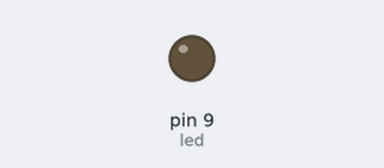
This sketch was run on a simulated Arduino Uno, built with avr-gcc and run on an emulated ATmega328P. Parts: output pins drawn as LEDs (lit = HIGH).

Above: at 0.05 s.
At 2.35 s:
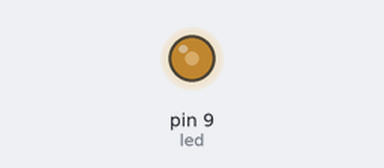
At 4.65 s:
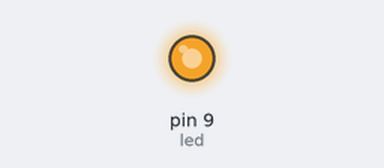
At 9.3 s:
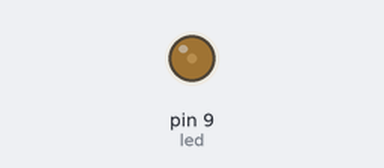
Timing chart, 0 to 13.3 s (numbered marks = the images above):
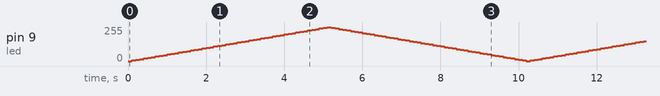

The sketch:

pwm_duty_cycle.ino
```cpp
int led = 9;
int br = 0;
int vol = 5;

void setup() {
  pinMode(led, OUTPUT);
}

void loop() {
  analogWrite(led, br);

  br = br + vol;

  if (br <= 0 || br >= 255) {
    vol = -vol;
  }

  delay(100);
}
```
